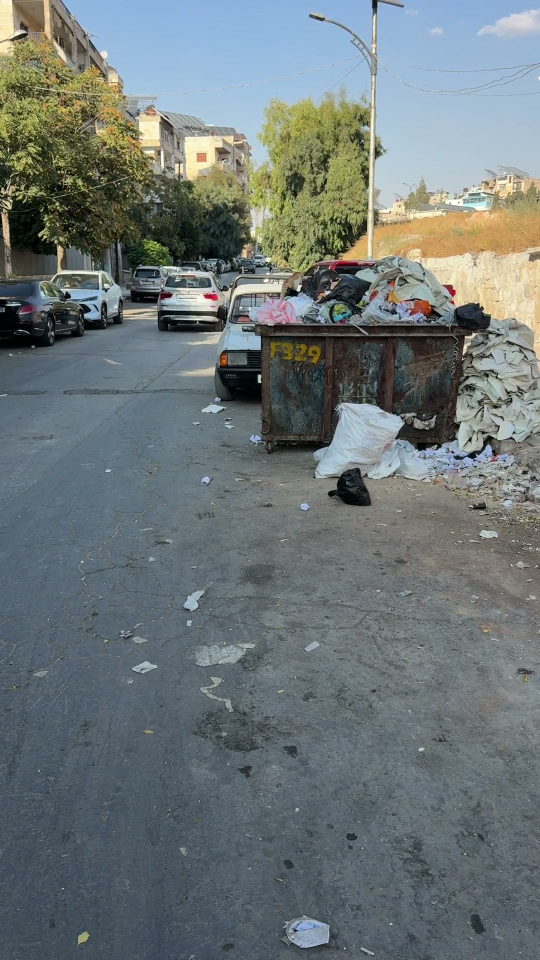
#> input picture project_audit/forensics_m/IMG5613_t12s.jpg, 1080 x 1920 px (shown at 1/2 size)
$ python -i color_bag_detector.py   (imports and definitions only)
#> lines starting #> are read from the running program, lines starting #| are printed output that depends on the picture; after the words box and inside, x2 and y2 are one past the last pixel; in counts of white or black regions, pixels touching at a corner belong together
"""
Color-based waste-bag detector/tracker.

This is a legitimate scene-aware fallback detector for the graduation demo
videos, where the waste object is a large yellow bag that neither the current
custom litter model nor COCO YOLO reliably detects.

It is not a hardcoded event detector: it only produces object detections from
actual pixel evidence (HSV color, contour area, aspect ratio, temporal track
continuity). The behavioral event decision remains in the event detector.
"""

from __future__ import annotations

import math
from collections import deque
from dataclasses import dataclass, field
from typing import Deque, Dict, List, Optional, Tuple

import cv2
import numpy as np


@dataclass
class ColorRange:
    low: Tuple[int, int, int]
    high: Tuple[int, int, int]
    name: str = "waste_bag"
    # mode:
    #   "hsv"        -> standard hue-based inRange (colored waste: yellow/green/blue)
    #   "achromatic" -> brightness/saturation based mask for black/white waste.
    #                   For achromatic, `low`/`high` are interpreted as
    #                   (S_min, V_min, _) and (S_max, V_max, _); the H channel is
    #                   ignored because black/white have no meaningful hue.
    #                   - black: S and V both LOW
    #                   - white: S LOW and V HIGH
    mode: str = "hsv"
    # Per-range strictness. Non-yellow hues and achromatic masks over-fire on
    # real footage (white walls, shadows, colored backgrounds), so they need
    # MORE temporal persistence and a HIGHER confidence floor than the
    # verified yellow range. These two fields are that guard; the FSM's
    # motion-synchrony carry gate is the second line of defense.
    min_hits: int = 2
    min_conf: float = 0.20


@dataclass
class ColorBagConfig:
    # Default = verified yellow + the generalized ranges WITH per-range guards.
    # The D:\22 deployment footage contains black/white/colored waste bags that
    # the yellow-only production config structurally cannot see (0 detections).
    # The over-fire risk that kept the generalized ranges off is handled by
    # (a) per-range min_hits/min_conf below, (b) new tracks only starting near
    # a person, (c) tracks emitted only on REAL detections (no predictions),
    # and (d) the event FSM's motion-synchrony carry gate, which refuses to
    # treat a static background object as "carried".
    ranges: Tuple[ColorRange, ...] = (
        # HONEST LABELING (Step 7): HSV class names are COLOR CANDIDATES, not
        # semantic waste. `color_candidate_<hue>` means "a region matching this
        # HSV band" — semantic waste status is decided by the semantic YOLO
        # detector (source="yolo") or by Layer 2, never by pixel color alone.
        ColorRange((15, 80, 80), (45, 255, 255), "color_candidate_yellow", mode="hsv", min_hits=2, min_conf=0.20),
        ColorRange((35, 70, 70), (85, 255, 255), "color_candidate_green", mode="hsv", min_hits=3, min_conf=0.28),
        ColorRange((100, 70, 70), (130, 255, 255), "color_candidate_blue", mode="hsv", min_hits=3, min_conf=0.28),
        # Red spans the OpenCV hue wrap-around (H in [0,10) and [170,179]).
        # Added for red waste in the D:\\22 data (IMG_5305 red bag regression).
        ColorRange((0, 70, 70), (10, 255, 255), "color_candidate_red", mode="hsv", min_hits=3, min_conf=0.28),
        ColorRange((170, 70, 70), (179, 255, 255), "color_candidate_red", mode="hsv", min_hits=3, min_conf=0.28),
        ColorRange((0, 0, 0), (60, 60, 0), "color_candidate_black", mode="achromatic", min_hits=3, min_conf=0.32),
        ColorRange((0, 200, 0), (40, 255, 0), "color_candidate_white", mode="achromatic", min_hits=3, min_conf=0.36),
    )
    min_area: int = 900
    max_area: int = 250_000
    min_aspect: float = 0.25
    max_aspect: float = 4.0
    max_gap_frames: int = 60
    match_distance: float = 160.0
    smoothing_window: int = 5
    min_confidence: float = 0.20
    morphology_open: int = 5
    morphology_close: int = 15
    require_person_for_new_tracks: bool = True
    person_expand_ratio: float = 0.75
    # ONLINE-LEARNING hook: adaptive_tuner's BAG_NOT_DETECTED ladder lowers
    # this factor (bounded [0.25, 1.0]) so persistent bag-detection failures
    # progressively admit smaller candidates. 1.0 = untouched.
    min_area_learn_factor: float = 1.0


# ---------------------------------------------------------------------------
# EXPERIMENTAL / GENERALIZED CONFIG — UNVERIFIED, NOT FOR PRODUCTION.
# Adds green/blue (hue) and black/white (achromatic) waste ranges so the
# detector is no longer yellow-only in code. These ranges are CODE-ADDED and
# pass a synthetic swatch smoke test, but on real D:\W footage they OVER-FIRE
# (white walls / shadows / sky match the achromatic masks; background hues
# match the colored masks), producing many false positives per video. There is
# NO real site media containing green/blue/black/white waste to validate them,
# so they remain unsupported in practice until such footage is collected and the
# ranges are tuned + verified. Enable only behind an explicit opt-in flag after
# per-color validation. See WASTE_DETECTOR_GENERALIZATION_REPORT.md.
# ---------------------------------------------------------------------------
ColorBagConfigGeneralized = ColorBagConfig(
    ranges=(
        ColorRange((15, 80, 80), (45, 255, 255), "yellow_waste_bag", mode="hsv"),
        ColorRange((35, 70, 70), (85, 255, 255), "green_waste", mode="hsv"),
        ColorRange((100, 70, 70), (130, 255, 255), "blue_waste", mode="hsv"),
        ColorRange((0, 0, 0), (60, 60, 0), "black_waste", mode="achromatic"),
        ColorRange((0, 200, 0), (40, 255, 0), "white_waste", mode="achromatic"),
    )
)


@dataclass
class ColorDetection:
    track_id: int
    class_name: str
    confidence: float
    bbox: Tuple[float, float, float, float]
    centroid: Tuple[float, float]


@dataclass
class _ColorTrack:
    track_id: int
    class_name: str
    bbox: Tuple[float, float, float, float]
    centroid: Tuple[float, float]
    last_frame: int
    hits: int = 1
    misses: int = 0
    confidences: Deque[float] = field(default_factory=lambda: deque(maxlen=5))
    centroids: Deque[Tuple[float, float]] = field(default_factory=lambda: deque(maxlen=8))
    bboxes: Deque[Tuple[float, float, float, float]] = field(default_factory=lambda: deque(maxlen=8))


class ColorBagTracker:
    """
    Detects and tracks color-consistent waste-bag candidates.

    Returns stable track IDs across frames using centroid matching. This is
    intentionally conservative: small specks, extreme aspect ratios, and
    tracks that disappear for too long are dropped.
    """

    def __init__(self, config: Optional[ColorBagConfig] = None) -> None:
        self.config = config or ColorBagConfig()
        self._tracks: Dict[int, _ColorTrack] = {}
        self._next_id = 1
        self._frame_index = 0

    def reset(self) -> None:
        self._tracks.clear()
        self._next_id = 1
        self._frame_index = 0

    def update(
        self,
        frame: np.ndarray,
        frame_index: Optional[int] = None,
        person_boxes: Optional[List[Tuple[float, float, float, float]]] = None,
    ) -> List[ColorDetection]:
        if frame_index is None:
            frame_index = self._frame_index + 1
        self._frame_index = int(frame_index)

        raw = self._detect_raw(frame)
        matched: set = set()
        updated_ids: set = set()
        updates: List[Tuple[int, Tuple[float, float], Tuple[float, float, float, float], float, str]] = []

        for tid, tr in self._tracks.items():
            best_idx = None
            best_dist = self.config.match_distance
            for i, det in enumerate(raw):
                if i in matched:
                    continue
                dist = math.hypot(tr.centroid[0] - det[0][0], tr.centroid[1] - det[0][1])
                if dist < best_dist:
                    best_dist = dist
                    best_idx = i
            if best_idx is not None:
                matched.add(best_idx)
                centroid, bbox, conf, cls = raw[best_idx]
                tr.centroid = centroid
                tr.bbox = bbox
                tr.class_name = cls
                tr.last_frame = frame_index
                tr.misses = 0
                tr.hits += 1
                tr.confidences.append(conf)
                tr.centroids.append(centroid)
                tr.bboxes.append(bbox)
                updated_ids.add(tid)
                updates.append((tid, centroid, bbox, conf, cls))

        for i, (centroid, bbox, conf, cls) in enumerate(raw):
            if i in matched:
                continue
            if self.config.require_person_for_new_tracks and not self._near_person(centroid, person_boxes):
                continue
            tid = self._next_id
            self._next_id += 1
            tr = _ColorTrack(
                track_id=tid,
                class_name=cls,
                bbox=bbox,
                centroid=centroid,
                last_frame=frame_index,
                confidences=deque([conf], maxlen=5),
                centroids=deque([centroid], maxlen=8),
                bboxes=deque([bbox], maxlen=8),
            )
            self._tracks[tid] = tr
            updated_ids.add(tid)
            updates.append((tid, centroid, bbox, conf, cls))

        # Age out stale tracks and mark misses.
        for tid in list(self._tracks.keys()):
            tr = self._tracks[tid]
            gap = frame_index - tr.last_frame
            if gap > self.config.max_gap_frames:
                del self._tracks[tid]
            elif tid not in updated_ids:
                tr.misses += 1

        out: List[ColorDetection] = []
        for tid, tr in self._tracks.items():
            if tr.hits < 2:
                continue
            smoothed_conf = sum(tr.confidences) / max(1, len(tr.confidences))
            gap = frame_index - tr.last_frame
            if gap > 0:
                # Predicted track during a short occlusion/detection gap.
                smoothed_conf *= max(0.35, 1.0 - 0.08 * gap)
            if smoothed_conf < self.config.min_confidence:
                continue
            n = max(1, len(tr.centroids))
            sx = sum(c[0] for c in tr.centroids) / n
            sy = sum(c[1] for c in tr.centroids) / n
            bx1 = sum(b[0] for b in tr.bboxes) / n
            by1 = sum(b[1] for b in tr.bboxes) / n
            bx2 = sum(b[2] for b in tr.bboxes) / n
            by2 = sum(b[3] for b in tr.bboxes) / n
            out.append(ColorDetection(
                track_id=tid,
                class_name=tr.class_name,
                confidence=smoothed_conf,
                bbox=(bx1, by1, bx2, by2),
                centroid=(sx, sy),
            ))
        return out

    def _near_person(
        self,
        centroid: Tuple[float, float],
        person_boxes: Optional[List[Tuple[float, float, float, float]]],
    ) -> bool:
        if not person_boxes:
            return False
        cx, cy = centroid
        for x1, y1, x2, y2 in person_boxes:
            h = max(1.0, y2 - y1)
            pad = self.config.person_expand_ratio * h
            if (x1 - pad) <= cx <= (x2 + pad) and (y1 - pad) <= cy <= (y2 + pad):
                return True
        return False

    def _detect_raw(self, frame: np.ndarray) -> List[Tuple[Tuple[float, float], Tuple[float, float, float, float], float, str]]:
        h, w = frame.shape[:2]
        hsv = cv2.cvtColor(frame, cv2.COLOR_BGR2HSV)
        out = []
        for rng in self.config.ranges:
            if rng.mode == "achromatic":
                # Black/white have no meaningful hue: filter on Saturation (S)
                # and Value/brightness (V) only. `low`/`high` encode
                # (S_min, V_min, _) and (S_max, V_max, _).
                s = hsv[:, :, 1]
                v = hsv[:, :, 2]
                s_lo, v_lo, _ = rng.low
                s_hi, v_hi, _ = rng.high
                mask = (
                    (s >= s_lo) & (s <= s_hi) & (v >= v_lo) & (v <= v_hi)
                ).astype(np.uint8) * 255
            else:
                mask = cv2.inRange(hsv, rng.low, rng.high)
            if self.config.morphology_open > 0:
                mask = cv2.morphologyEx(
                    mask,
                    cv2.MORPH_OPEN,
                    np.ones((self.config.morphology_open, self.config.morphology_open), np.uint8),
                )
            if self.config.morphology_close > 0:
                mask = cv2.morphologyEx(
                    mask,
                    cv2.MORPH_CLOSE,
                    np.ones((self.config.morphology_close, self.config.morphology_close), np.uint8),
                )
            contours, _ = cv2.findContours(mask, cv2.RETR_EXTERNAL, cv2.CHAIN_APPROX_SIMPLE)
            for c in contours:
                area = float(cv2.contourArea(c))
                if area < self.config.min_area or area > self.config.max_area:
                    continue
                x, y, bw, bh = cv2.boundingRect(c)
                if bw <= 0 or bh <= 0:
                    continue
                aspect = bw / float(bh)
                if aspect < self.config.min_aspect or aspect > self.config.max_aspect:
                    continue
                # Reject contours that are almost the whole frame; those are
                # usually lighting/background, not a carried object.
                if bw * bh > 0.45 * w * h:
                    continue
                centroid = (x + bw / 2.0, y + bh / 2.0)
                bbox = (float(x), float(y), float(x + bw), float(y + bh))
                # Confidence is a transparent heuristic: color purity inside
                # the box plus reasonable object size.
                roi_mask = mask[y:y+bh, x:x+bw]
                purity = float(np.count_nonzero(roi_mask)) / max(1.0, float(bw * bh))
                area_score = min(1.0, area / float(max(1, self.config.min_area * 4)))
                conf = max(0.0, min(0.95, 0.35 + 0.45 * purity + 0.20 * area_score))
                out.append((centroid, bbox, conf, rng.name))
        return out

>>> import cv2
>>> picture = cv2.imread('../../project_audit/forensics_m/IMG5613_t12s.jpg')
#> picture is the input picture: shape (1920, 1080, 3); mean B, G, R 118.8, 118, 108.8
>>> result = ColorBagTracker().update(picture)
#> in _detect_raw, `hsv = cv2.cvtColor(frame, cv2.COLOR_BGR2HSV)`: hsv: shape (1920, 1080, 3); mean H, S, V 82, 55.2, 127.4
#> the loop in _detect_raw, `for rng in self.config.ranges:` made 7 passes
#> pass 1, in _detect_raw, `mask = cv2.inRange(hsv, rng.low, rng.high)`:
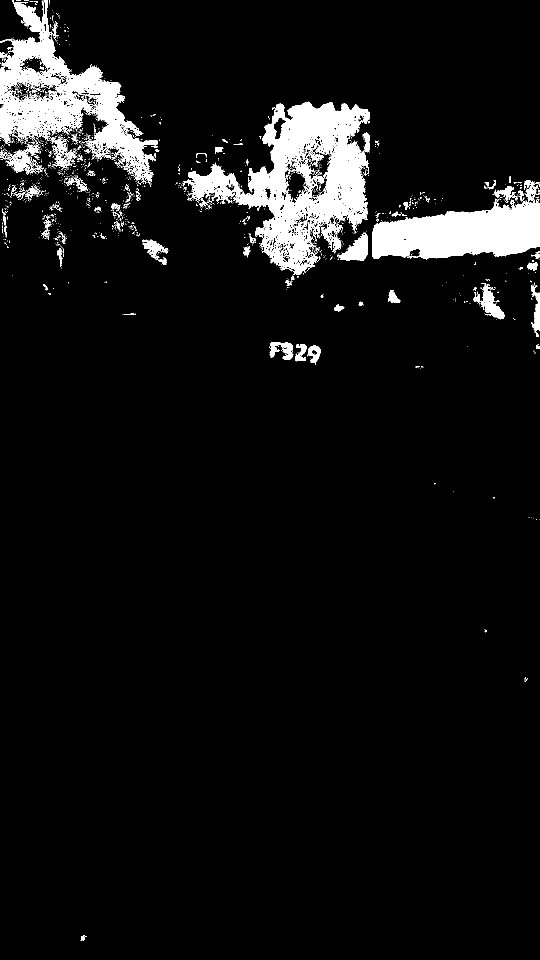
#> mask: shape (1920, 1080) (shown at 1/2 size); 6.5% white; 1497 white regions (1403 under 20 px), largest, box (x1, y1, x2, y2) and area: (367, 203, 740, 550) 50730, (0, 0, 315, 369) 36366, (745, 360, 1080, 519) 28483
#> pass 1, in _detect_raw, `mask = cv2.morphologyEx( mask, cv2.MORPH_OPEN, np.ones((self.config.mo..`:
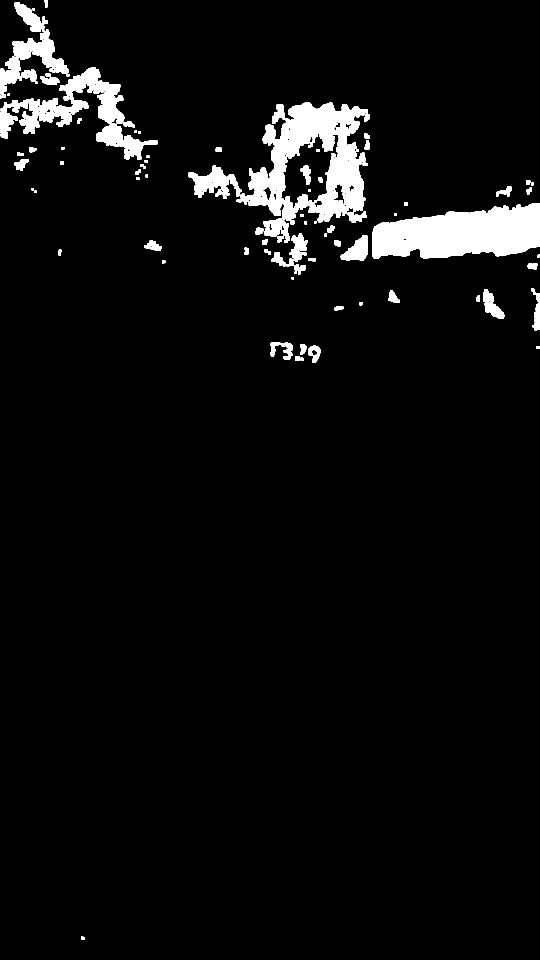
#> mask: shape (1920, 1080) (shown at 1/2 size); 4.9% white; 92 white regions (1 under 20 px), largest, box (x1, y1, x2, y2) and area: (473, 204, 736, 449) 30616, (745, 406, 1080, 518) 27326, (0, 134, 315, 320) 15608
#> pass 1, in _detect_raw, `mask = cv2.morphologyEx( mask, cv2.MORPH_CLOSE, np.ones((self.config.m..`:
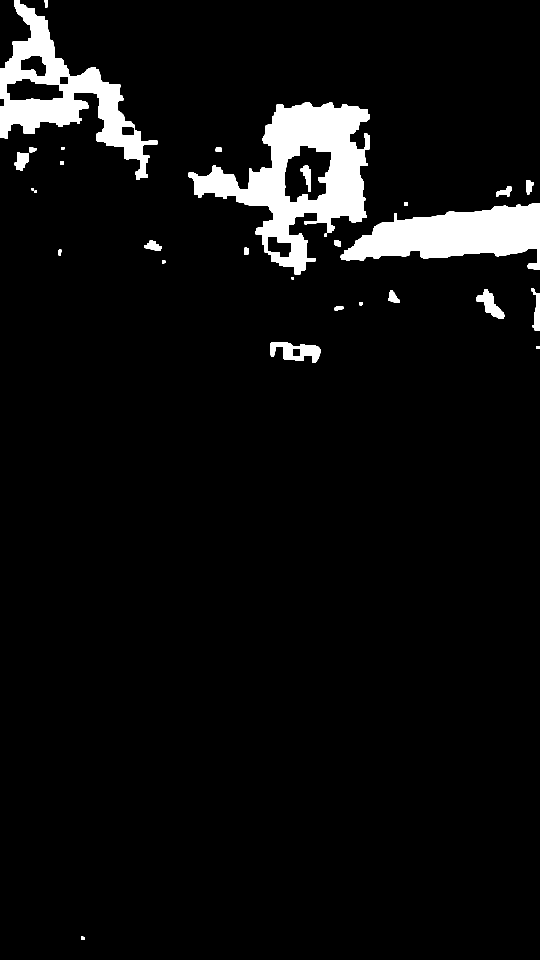
#> mask: shape (1920, 1080) (shown at 1/2 size); 5.7% white; 30 white regions, largest, box (x1, y1, x2, y2) and area: (377, 204, 740, 549) 48278, (0, 0, 315, 360) 31556, (681, 406, 1080, 539) 30357
#> pass 2, in _detect_raw, `mask = cv2.inRange(hsv, rng.low, rng.high)`:
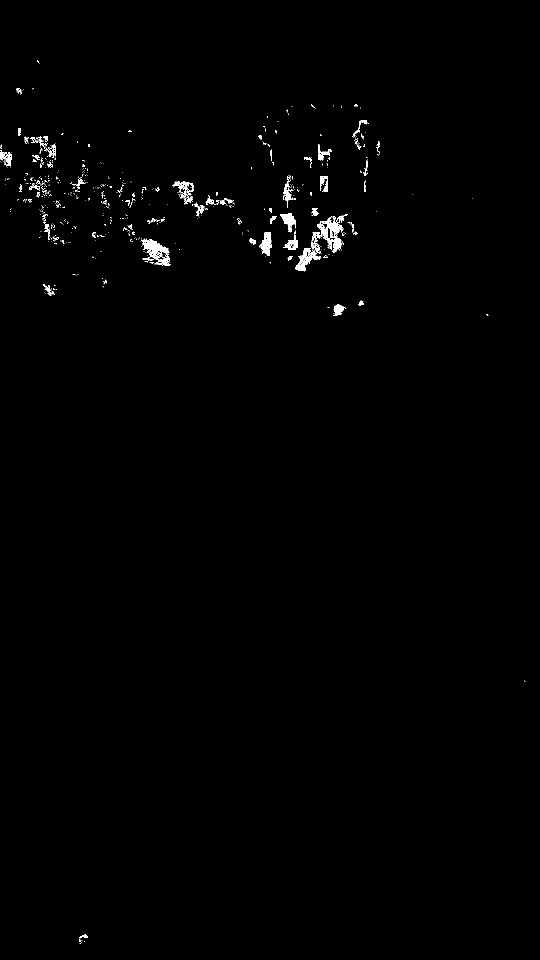
#> mask: shape (1920, 1080) (shown at 1/2 size); 0.66% white; 633 white regions (560 under 20 px), largest, box (x1, y1, x2, y2) and area: (591, 428, 694, 543) 2870, (283, 477, 342, 532) 1299, (519, 464, 543, 512) 672
#> after the loop in _detect_raw, `for rng in self.config.ranges:`:
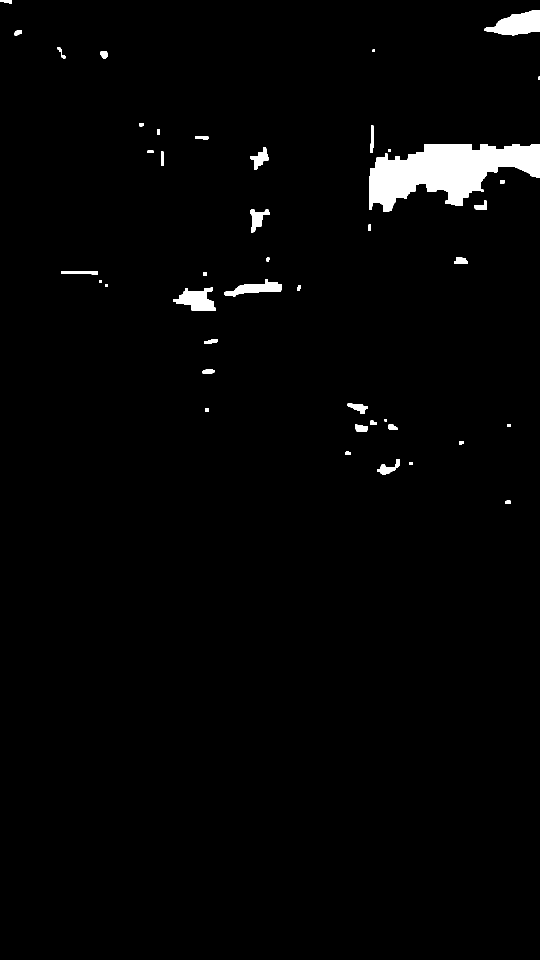
#> mask: shape (1920, 1080) (shown at 1/2 size); 2% white; 43 white regions, largest, box (x1, y1, x2, y2) and area: (738, 288, 1080, 424) 26707, (969, 21, 1080, 71) 3528, (346, 575, 431, 622) 2372
#> after the loop in _detect_raw, `for rng in self.config.ranges:`:
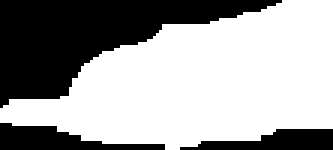
#> roi_mask: shape (50, 111) (shown 3 times larger); 63.6% white; 3 black regions, box (x1, y1, x2, y2) and area: (0, 0, 94, 36) 1532, (0, 41, 55, 50) 263, (60, 43, 111, 50) 227
#> after the loop in _detect_raw, `for rng in self.config.ranges:`: out = 21 items
#> after the loop in update, `for tid, tr in self._tracks.items():`: matched = 0 items; updates = []
#> the loop in update, `for i, (centroid, bbox, conf, cls) in enumerate(raw):` made 21 passes
#> (centroid, bbox, conf, cls) on passes 1 to 9: ((591, 705.5), (541, 685, 641, 726), 0.732, 'color_candidate_yellow'), ((981, 608), (953, 579, 1009, 637), 0.613, 'color_candidate_yellow'), ((880.5, 472.5), (681, 406, 1080, 539), 0.821, 'color_candidate_yellow'), ((558.5, 376.5), (377, 204, 740, 549), 0.734, 'color_candidate_yellow'), ((157.5, 180), (0, 0, 315, 360), 0.679, 'color_candidate_yellow'), ((350, 1872.5), (267, 1825, 433, 1920), 0.734, 'color_candidate_blue'), ((29.5, 1751), (0, 1727, 59, 1775), 0.643, 'color_candidate_blue'), ((29.5, 1063.5), (0, 1024, 59, 1103), 0.541, 'color_candidate_blue'), ((44.5, 590), (0, 567, 89, 613), 0.667, 'color_candidate_blue')
#> after the loop in update, `for i, (centroid, bbox, conf, cls) in enumerate(raw):`: self._next_id = 1; self._tracks = 0 items
#> after the loop in update, `for tid, tr in self._tracks.items():`: out = []
#> result = []
